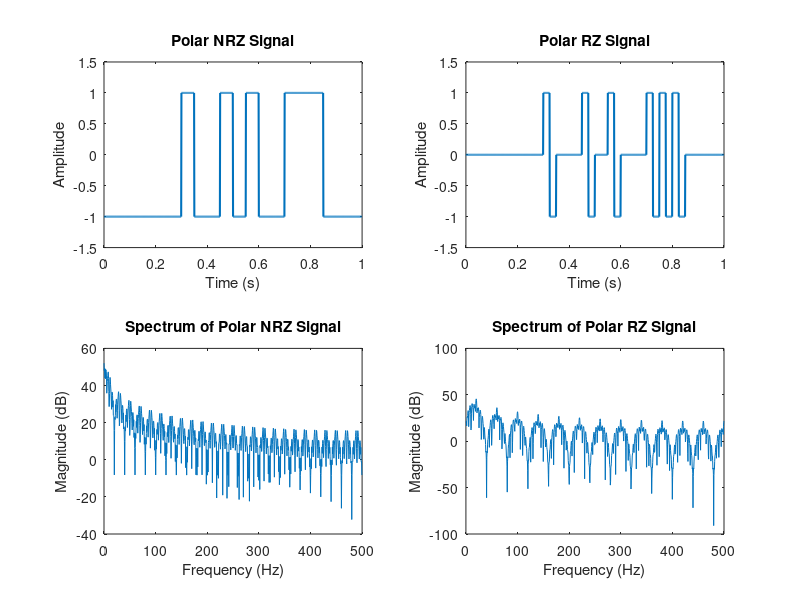
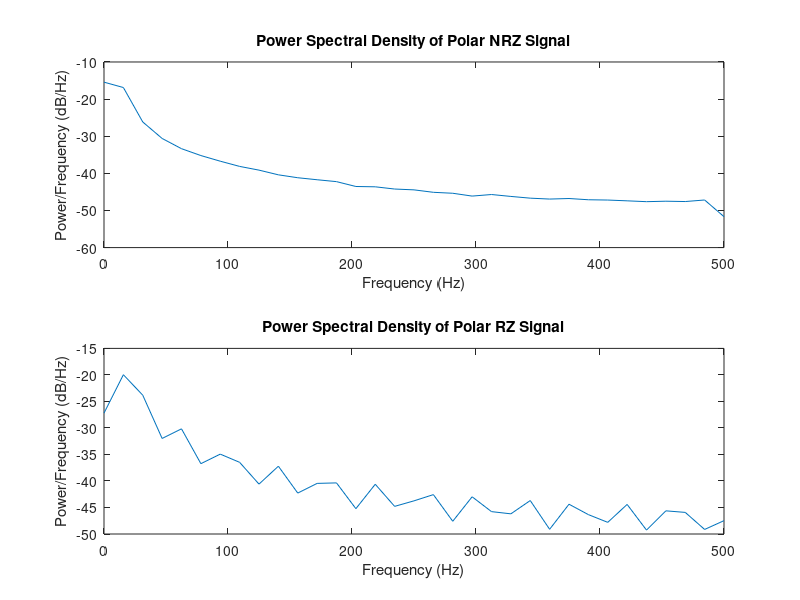

Write MATLAB code to recreate these figures, in order. (Note: this script raises an error after producing the figures.)
% Parameters
Fs = 1000;                 % Sampling frequency in Hz
T = 1;                     % Duration in seconds
t = 0:1/Fs:T-1/Fs;         % Time vector
data = randi([0 1], 1, 20); % Random binary data sequence
n = length(data);          % Number of bits
bitDuration = T/n;         % Duration of one bit

% Polar NRZ Signal
polarNrzSignal = [];
for i = 1:n
    if data(i) == 1
        polarNrzSignal = [polarNrzSignal ones(1, Fs*bitDuration)];
    else
        polarNrzSignal = [polarNrzSignal -ones(1, Fs*bitDuration)];
    end
end
t_polar_nrz = 0:1/Fs:(length(polarNrzSignal)-1)/Fs;

% Polar RZ Signal
polarRzSignal = [];
for i = 1:n
    if data(i) == 1
        polarRzSignal = [polarRzSignal ones(1, Fs*bitDuration/2) -ones(1, Fs*bitDuration/2)];
    else
        polarRzSignal = [polarRzSignal -zeros(1, Fs*bitDuration)];
    end
end
t_polar_rz = 0:1/Fs:(length(polarRzSignal)-1)/Fs;

% Compute and Plot the Spectrum
nfft = 2048; % FFT size
f = Fs*(0:(nfft/2))/nfft; % Frequency vector

% Spectrum of Polar NRZ
polarNrzSpectrum = abs(fft(polarNrzSignal, nfft));
polarNrzSpectrum = polarNrzSpectrum(1:nfft/2+1);

% Spectrum of Polar RZ
polarRzSpectrum = abs(fft(polarRzSignal, nfft));
polarRzSpectrum = polarRzSpectrum(1:nfft/2+1);

% Power Spectral Density using Welch's method
[psdNrz, f_psdNrz] = pwelch(polarNrzSignal, [], [], [], Fs);
[psdRz, f_psdRz] = pwelch(polarRzSignal, [], [], [], Fs);

% Plot Signals and Spectra
figure;

% Plot Polar NRZ Signal
subplot(2,2,1);
plot(t_polar_nrz, polarNrzSignal, 'LineWidth', 1.5);
title('Polar NRZ Signal');
xlabel('Time (s)');
ylabel('Amplitude');
axis([0 T -1.5 1.5]);

% Plot Polar RZ Signal
subplot(2,2,2);
plot(t_polar_rz, polarRzSignal, 'LineWidth', 1.5);
title('Polar RZ Signal');
xlabel('Time (s)');
ylabel('Amplitude');
axis([0 T -1.5 1.5]);

% Plot Spectrum of Polar NRZ
subplot(2,2,3);
plot(f, 20*log10(polarNrzSpectrum));
title('Spectrum of Polar NRZ Signal');
xlabel('Frequency (Hz)');
ylabel('Magnitude (dB)');

% Plot Spectrum of Polar RZ
subplot(2,2,4);
plot(f, 20*log10(polarRzSpectrum));
title('Spectrum of Polar RZ Signal');
xlabel('Frequency (Hz)');
ylabel('Magnitude (dB)');

% Create a new figure for Power Spectral Density
figure;

% Plot Power Spectral Density of Polar NRZ
subplot(2,1,1);
plot(f_psdNrz, 10*log10(psdNrz));
title('Power Spectral Density of Polar NRZ Signal');
xlabel('Frequency (Hz)');
ylabel('Power/Frequency (dB/Hz)');

% Plot Power Spectral Density of Polar RZ
subplot(2,1,2);
plot(f_psdRz, 10*log10(psdRz));
title('Power Spectral Density of Polar RZ Signal');
xlabel('Frequency (Hz)');
ylabel('Power/Frequency (dB/Hz)');

% Adjust plot settings
sgtitle('Polar NRZ and RZ Signals with Spectra and Power Spectral Density');
